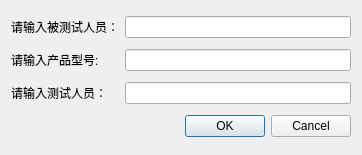
<?xml version="1.0" encoding="UTF-8"?>
<ui version="4.0">
 <class>inputYourName</class>
 <widget class="QDialog" name="inputYourName">
  <property name="geometry">
   <rect>
    <x>0</x>
    <y>0</y>
    <width>362</width>
    <height>155</height>
   </rect>
  </property>
  <property name="windowTitle">
   <string>Dialog</string>
  </property>
  <layout class="QGridLayout" name="gridLayout">
   <item row="0" column="0">
    <widget class="QLabel" name="label">
     <property name="text">
      <string>请输入被测试人员：</string>
     </property>
    </widget>
   </item>
   <item row="0" column="1">
    <widget class="QLineEdit" name="let_beTesting"/>
   </item>
   <item row="1" column="0">
    <widget class="QLabel" name="label_2">
     <property name="text">
      <string>请输入产品型号:</string>
     </property>
    </widget>
   </item>
   <item row="1" column="1">
    <widget class="QLineEdit" name="let_model"/>
   </item>
   <item row="2" column="0">
    <widget class="QLabel" name="label_3">
     <property name="text">
      <string>请输入测试人员：</string>
     </property>
    </widget>
   </item>
   <item row="2" column="1">
    <widget class="QLineEdit" name="let_Tester"/>
   </item>
   <item row="3" column="0" colspan="2">
    <widget class="QDialogButtonBox" name="buttonBox">
     <property name="orientation">
      <enum>Qt::Horizontal</enum>
     </property>
     <property name="standardButtons">
      <set>QDialogButtonBox::Cancel|QDialogButtonBox::Ok</set>
     </property>
    </widget>
   </item>
  </layout>
 </widget>
 <resources/>
 <connections>
  <connection>
   <sender>buttonBox</sender>
   <signal>accepted()</signal>
   <receiver>inputYourName</receiver>
   <slot>accept()</slot>
   <hints>
    <hint type="sourcelabel">
     <x>248</x>
     <y>254</y>
    </hint>
    <hint type="destinationlabel">
     <x>157</x>
     <y>274</y>
    </hint>
   </hints>
  </connection>
  <connection>
   <sender>buttonBox</sender>
   <signal>rejected()</signal>
   <receiver>inputYourName</receiver>
   <slot>reject()</slot>
   <hints>
    <hint type="sourcelabel">
     <x>316</x>
     <y>260</y>
    </hint>
    <hint type="destinationlabel">
     <x>286</x>
     <y>274</y>
    </hint>
   </hints>
  </connection>
 </connections>
</ui>
